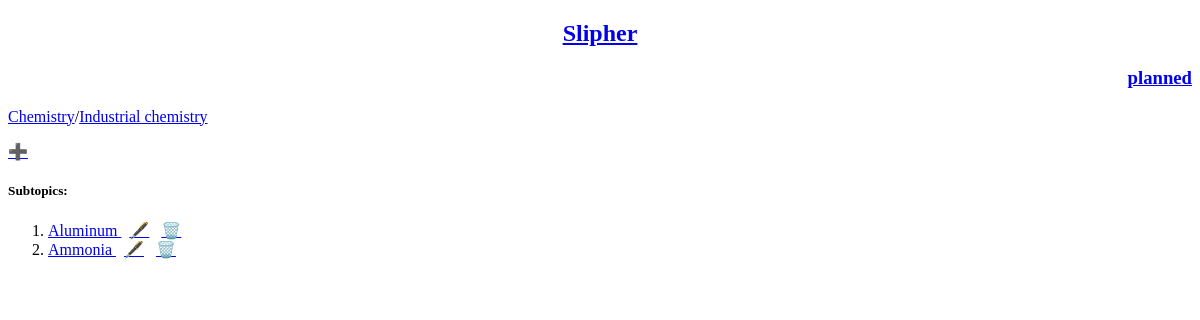
The app's page /subject/3/topic/7/subtopic, older data.
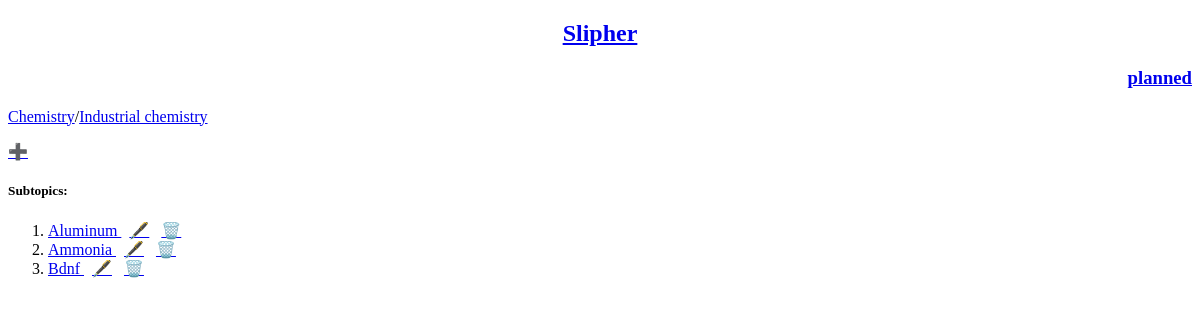
The same page, newer data.
### Subjects/models.py (models this page shows)
class Subtopics(models.Model):
    topic = models.ForeignKey(Topics,on_delete=models.CASCADE,related_name="subtopic")
    subtopic_name = models.CharField(max_length=500)
    rating = models.FloatField(validators=[MinValueValidator(0.0), MaxValueValidator(5.0)])
    last_seen = models.DateTimeField(default=timezone.now)
    review = models.BooleanField(default=True)
    class Meta:
        unique_together = ("subtopic_name","topic")
    def __str__(self):
        return self.subtopic_name

### Subjects/views0/subtopic.py (the view)
# urls.py: path("subject/<int:subject_id>/topic/<int:topic_id>/subtopic",views0.SubtopicListView.as_view(),name="subtopic"),
class SubtopicListView(ListView):
    model = models.Subtopics
    template_name = "Subjects/subtopic/subtopic.html"
    context_name = "subtopic_list"
    def get_queryset(self):
        subject = get_object_or_404(models.Subjects,id=self.kwargs["subject_id"])
        topic = subject.topic.get(id=self.kwargs["topic_id"])
        subtopic = topic.subtopic.all()
        return subtopic
    def get_context_data(self,**kwargs):
        subject = get_object_or_404(models.Subjects,id=self.kwargs["subject_id"])
        topic = subject.topic.get(id=self.kwargs["topic_id"])
        subtopic_list = topic.subtopic.all()
        context = super().get_context_data(**kwargs)
        context["subject"] = subject
        context["topic"] = topic
        context["subtopic_list"] = subtopic_list
        return context

### Subjects/models.py (called while the page is built)
    def __str__(self):
        return self.subject_name

    def __str__(self):
        return self.topic_name

### Subjects/templates/Subjects/subtopic/subtopic.html (shortened to what this page needs)
{% extends "Subjects/base.html" %}
{% block content %}
<p><a href="{% url 'Subjects:subject' %}"> {{ subject }}</a>/<a href="{% url 'Subjects:topic' subject_id=subject.id %}">{{ topic }}</a></p>
<a href="{% url 'Subjects:new_subtopic' subject_id=subject.id topic_id=topic.id %}">➕</a>
{% if subtopic_list %}
<h5>Subtopics: </h5>
<ol>
	{% for subtopic in subtopic_list%}
	<li><a href="{% url 'Subjects:subtopic_entry' subject_id=subject.id topic_id=topic.id subtopic_id=subtopic.id %}" > {{ subtopic }} </a>
		<a href="{% url 'Subjects:edit_subtopic' subject_id=subject.id topic_id=topic.id subtopic_id=subtopic.id %}">🖋️</a>
		<a href="{% url 'Subjects:delete_subtopic' subject_id=subject.id topic_id=topic.id subtopic_id=subtopic.id %}">🗑️</a>
	</li>
	{% endfor %}
</ol>
{% else %}
<p>{{ topic }} doesn't have subtopics</p>
{% endif %}
{% endblock content %}

Row changes from the older to the newer data that the page shows:
added Subtopics: subtopic_name "Bdnf"
